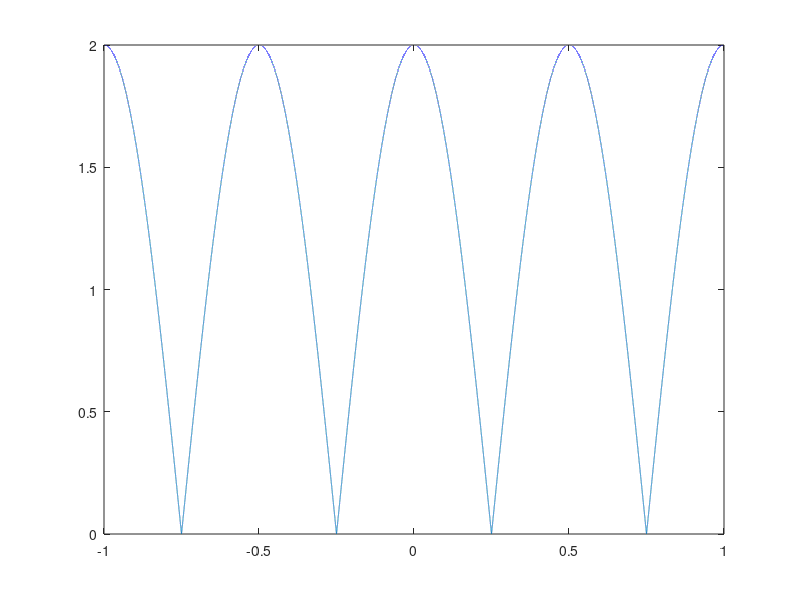
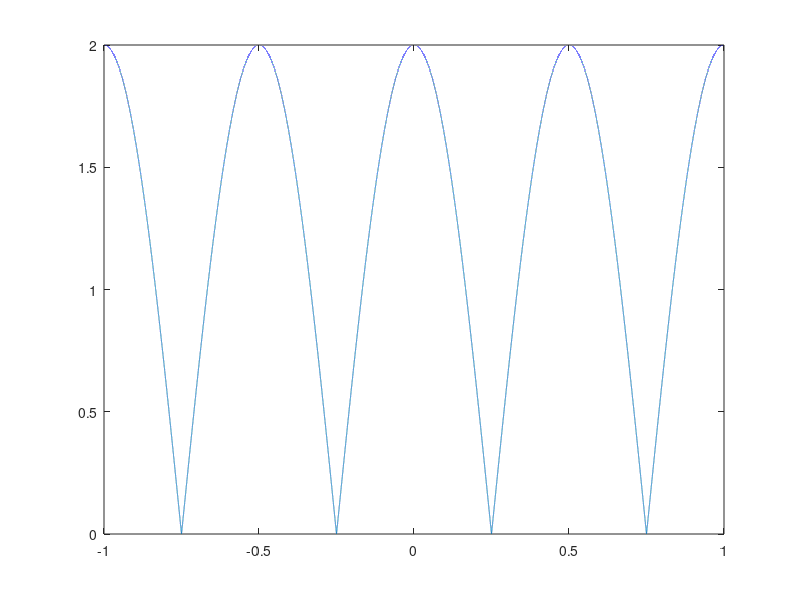
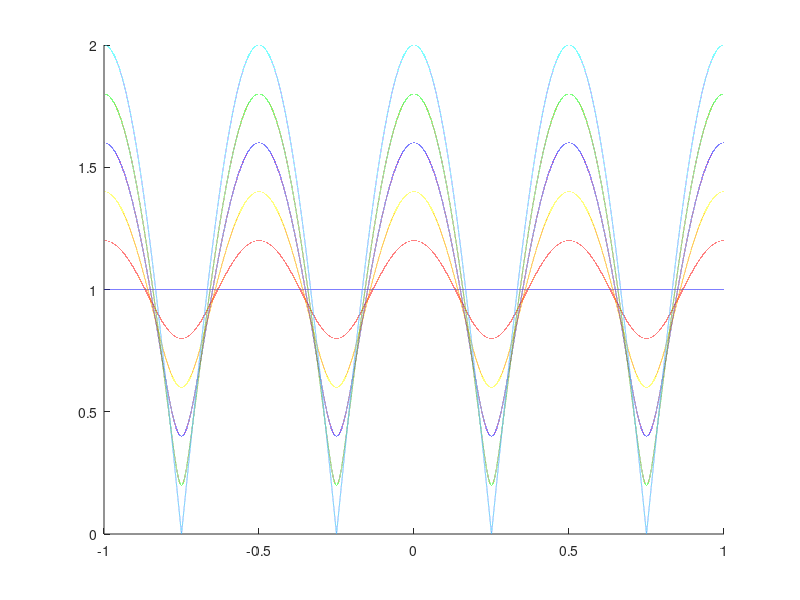

Write the MATLAB code that produced these figures, in order.
% plotting electric field 

clear all
close all
%E_0+ = E1
%E_0- = E2
E1 = 1;
E2 = 1;
lambda = 1;
B = 2*pi/lambda;
z = -lambda:0.00001:lambda;

E = sqrt(E1^2 + E2^2 + 2*E1*E2*cos(2*B.*z)).*exp(-1i.*atan( ((E1-E2)/(E1+E2)).*tan(B.*z) ));
E_amp = sqrt(E1^2 + E2^2 + 2*E1*E2*cos(2*B.*z));

figure
plot(z,E)

figure
plot(z,E_amp)

% Reflection coef  is equivalent to the visibility of the interferometer

figure
hold on
for i = 0:0.2:1
    E2 = i;
%     E = sqrt(E1^2 + E2^2 + 2*E1*E2*cos(2*B.*z)).*exp(-1i.*atan( ((E1-E2)/(E1+E2)).*tan(B.*z) ));
    E_amp = sqrt(E1^2 + E2^2 + 2*E1*E2*cos(2*B.*z));
    plot(z,E_amp)    
end
